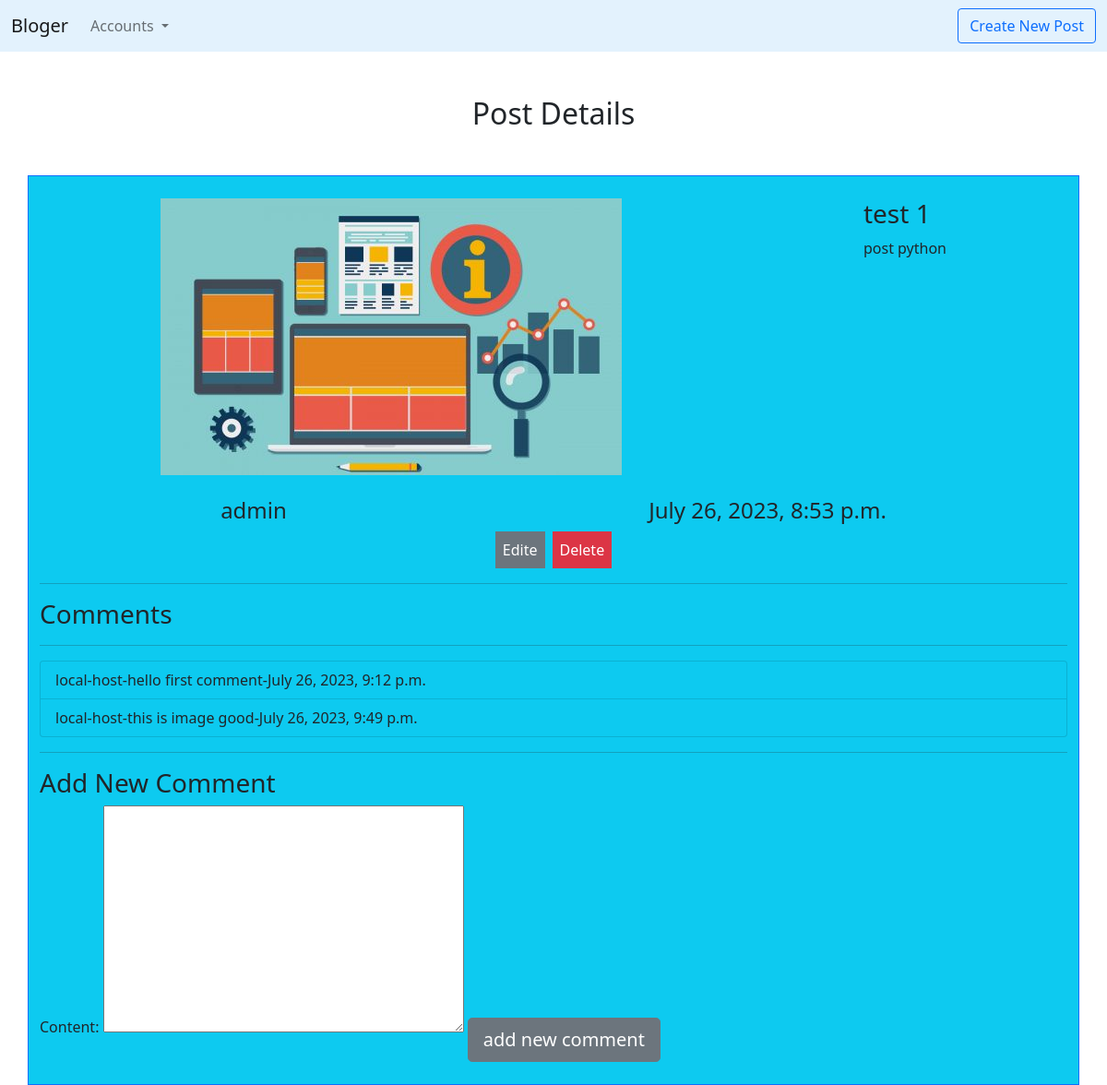
The app's page /blog/6 with its own data.
### blog/models.py (models this page shows, shortened)
class Post(models.Model):
    title = models.CharField(max_length=100)
    content = models.TextField(max_length=4000)
    create_date = models.DateTimeField(default=timezone.now())
    draft = models.BooleanField(default= True)
    tags = TaggableManager()
    auth = models.ForeignKey(User , on_delete=models.SET_NULL,null=True , blank=True , related_name="post_user")
    image = models.ImageField(upload_to='posts')

class Comment(models.Model):
    content = models.TextField(max_length=300)
    create_at = models.DateTimeField(default = timezone.now)
    user = models.ForeignKey(User ,on_delete= models.CASCADE, related_name="comment_user" )
    post = models.ForeignKey(Post , on_delete= models.CASCADE , related_name = "comment_post")

### blog/views.py (the view)
# urls.py: path('blog/<int:post_id>', views.post_detail),
def post_detail(request , post_id):
    data = Post.objects.get(id = post_id)
    post_comments = Comment.objects.filter(post=data)
    if request.method == 'POST':
        form = CommentForm(request.POST)
        if form.is_valid():
            myform =form.save(commit=False)
            myform.user= request.user
            myform.post = data
            myform.save()
    else:
            form = CommentForm()
    return render(request , "blog/post_detail.html" , {"post":data , 'form':form , 'comments':post_comments})

### blog/forms.py
class CommentForm(forms.ModelForm):
    class Meta:
        model = Comment
        fields = ("content" , )

### blog/templates/blog/post_detail.html (shortened to what this page needs)
<!doctype html>
<html lang="en">
  <head>
    <link href="https://cdn.jsdelivr.net/npm/bootstrap@5.0.2/dist/css/bootstrap.min.css" rel="stylesheet">
  </head>
  <body>
    <nav class="navbar navbar-expand-lg navbar-light"  style="background-color: #e3f2fd;">
        <div class="container-fluid">
          <a class="navbar-brand" href="#">Bloger</a>
          <div class="collapse navbar-collapse" id="navbarSupportedContent">
            <ul class="navbar-nav me-auto mb-2 mb-lg-0">
              <li class="nav-item dropdown">
                <a class="nav-link dropdown-toggle" href="#" id="navbarDropdown" role="button" data-bs-toggle="dropdown" aria-expanded="false">
                  Accounts
                </a>
              </li>
            </ul>
              <a  href="/blog/create" class="btn btn-outline-primary" >Create New Post</a>
          </div>
        </div>
      </nav>
      <h2 class="text-center mt-5">Post Details</h2>
      <div class="container border border-primary mt-5 bg-info pt-4 pb-4" >
        <div class="d-flex justify-content-around mb-4">
            <img src="{{post.image.url}}" alt="">
            <div>
                <h3>{{post.title}}</h3>
                <p>{{post.content}}</p>
            </div>
        </div>
        <div class="d-flex justify-content-around">
            <h4>{{post.auth}}</h4>
            <h4>{{post.create_date}}</h4>
        </div>
        <div class="d-flex justify-content-center ">
            <a href="/blog/{{post.id}}/edite"  class="btn-secondary p-2 me-2 text-decoration-none">Edite</a>
            <a href="/blog/{{post.id}}/delete" class="btn-danger p-2 text-decoration-none">Delete</a>
        </div>
        <hr>
    <h3>Comments</h3>
    <hr>
    <ul class="list-group bg-info">
        {% for comment in comments %}
            <li class="list-group-item bg-info">
            {{ comment.user }}-{{ comment.content }}-{{ comment.create_at }}
            </li>
        {% endfor %}
    </ul>
    <hr>
<h3>Add New Comment</h3>
{% load bootstrap %}
<form method="post">
    {{ form|bootstrap_horizontal:'col-lg-2' }}
    <input  type="submit" value="add new comment" class="btn btn-secondary btn-lg mt-4">
</form>
      </div>
  </body>
</html>

### records on screen
Post: image (picture), title "test 1", content "post python", auth "admin", create_date "July 26, 2023, 8:53 p.m."
Comment: user "local-host", content "hello first comment", create_at "July 26, 2023, 9:12 p.m."
Comment: user "local-host", content "this is image good", create_at "July 26, 2023, 9:49 p.m."
